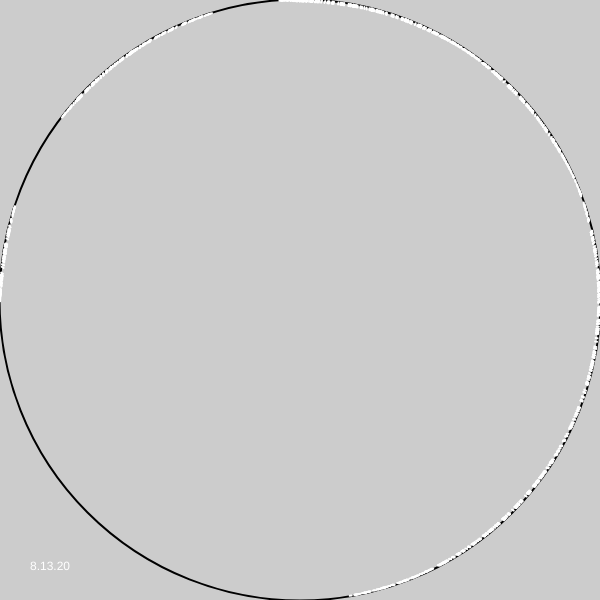
Frame 1 (no input)
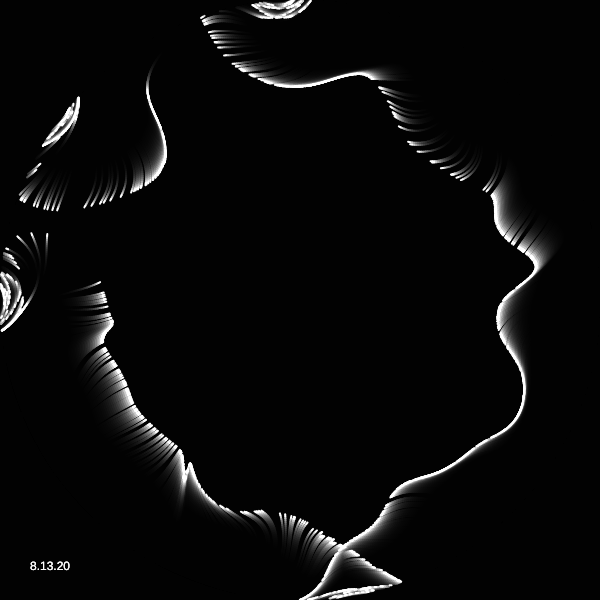
Frame 60 (no input)
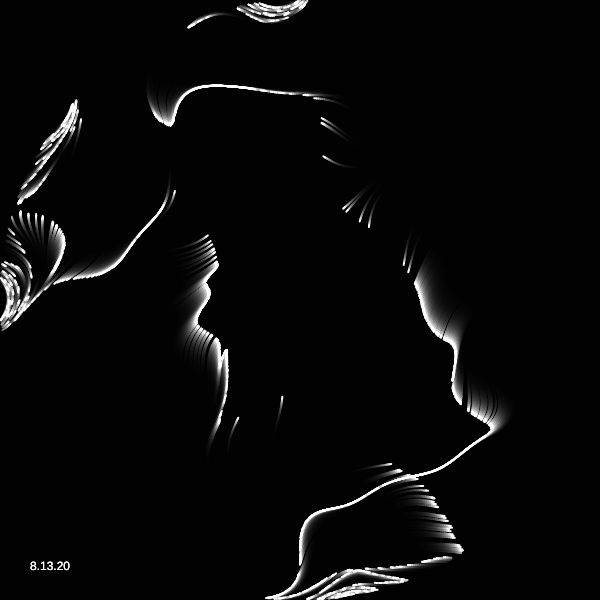
Frame 120 (the mouse pressed at the canvas centre since frame 60)

The p5.js sketch that drew these frames (run headless with seeded random() and noise() and a simulated clock; from frame 60 on, the mouse is pressed at the canvas centre):

// p5.js sketch
// ── sketch.js
const dots = []
const factor = 0.008
const count = 2000
const size = 600
const radius = size *1 / 2
function setup() {
  createCanvas(size, size);
  background(255);
  noiseDetail(2)
  colorMode(HSB, 100)
  strokeWeight(2)
  stroke(0)
  noFill()
  ellipse(width /2, height /2, radius * 2 + 1)
  
  for (let i = 0; i < count; i++) {   
    dots.push(new Dot(radius, [60,80], 20, 5))
  }
}

function draw() {
  background(0, 20);
  for (let i = 0; i < dots.length; i++) {
    const dot = dots[i]
    n = noise(dot.pos.x * factor, dot.pos.y * factor)
    dot.update(n)
    dot.draw()
  }
  fill(255);
  noStroke();
  text("8.13.20", 30, height-30)
}

class Dot {
  constructor (radius, colorRange, brightness, alpha) {
    const r = random(TWO_PI)
    const x = width / 2 + sin(r) * radius
    const y = height / 2 + cos(r) * radius
    this.pos = createVector(x,y)
    this.prev = createVector(x,y)
    this.color = color(255)
    this.deadCount = 0
    this.radius = radius
    this.colorRange = colorRange
    this.alpha = alpha
    this.brightness = brightness
  }
  
  update(noize) {
    this.v = p5.Vector.fromAngle(noize * TWO_PI + (this.deadCount * PI))
    this.v.setMag(2)
    this.color = color(map(noize, 0, 1, ...this.colorRange), 100, this.brightness, this.alpha)
    this.prev = this.pos.copy()
    this.pos = this.pos.add(this.v)
    
    if (dist(width/2, height/2, this.pos.x, this.pos.y) > this.radius + 2) {
      this.deadCount++
    }
  }
  
  draw() {
    if (
      dist(width / 2, height / 2, this.pos.x, this.pos.y) > this.radius ||
      dist(width / 2, height / 2, this.prev.x, this.prev.y) > this.radius
    ) {
      return
    }

    strokeWeight(2)
    stroke(255);
    line(this.prev.x, this.prev.y, this.pos.x, this.pos.y)

  }
}
